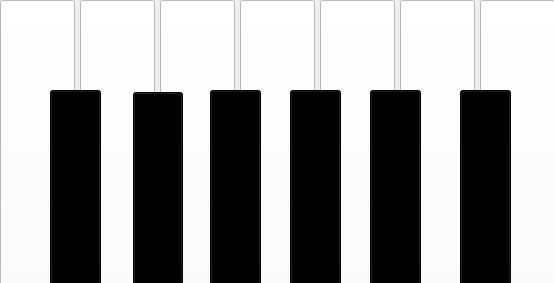
<?xml version="1.0" encoding="UTF-8"?>
<ui version="4.0">
 <class>MainWindow</class>
 <widget class="QMainWindow" name="MainWindow">
  <property name="geometry">
   <rect>
    <x>0</x>
    <y>0</y>
    <width>554</width>
    <height>283</height>
   </rect>
  </property>
  <property name="windowTitle">
   <string>MainWindow</string>
  </property>
  <widget class="QWidget" name="centralwidget">
   <widget class="QPushButton" name="w1">
    <property name="geometry">
     <rect>
      <x>0</x>
      <y>0</y>
      <width>75</width>
      <height>291</height>
     </rect>
    </property>
    <property name="styleSheet">
     <string notr="true">background: #fff</string>
    </property>
    <property name="text">
     <string/>
    </property>
   </widget>
   <widget class="QPushButton" name="w2">
    <property name="geometry">
     <rect>
      <x>400</x>
      <y>0</y>
      <width>75</width>
      <height>291</height>
     </rect>
    </property>
    <property name="styleSheet">
     <string notr="true">background: #fff</string>
    </property>
    <property name="text">
     <string/>
    </property>
   </widget>
   <widget class="QPushButton" name="w3">
    <property name="geometry">
     <rect>
      <x>480</x>
      <y>0</y>
      <width>75</width>
      <height>291</height>
     </rect>
    </property>
    <property name="styleSheet">
     <string notr="true">background: #fff</string>
    </property>
    <property name="text">
     <string/>
    </property>
   </widget>
   <widget class="QPushButton" name="w4">
    <property name="geometry">
     <rect>
      <x>240</x>
      <y>0</y>
      <width>75</width>
      <height>291</height>
     </rect>
    </property>
    <property name="styleSheet">
     <string notr="true">background: #fff</string>
    </property>
    <property name="text">
     <string/>
    </property>
   </widget>
   <widget class="QPushButton" name="w5">
    <property name="geometry">
     <rect>
      <x>320</x>
      <y>0</y>
      <width>75</width>
      <height>291</height>
     </rect>
    </property>
    <property name="styleSheet">
     <string notr="true">background: #fff</string>
    </property>
    <property name="text">
     <string/>
    </property>
   </widget>
   <widget class="QPushButton" name="w6">
    <property name="geometry">
     <rect>
      <x>160</x>
      <y>0</y>
      <width>75</width>
      <height>291</height>
     </rect>
    </property>
    <property name="styleSheet">
     <string notr="true">background: #fff</string>
    </property>
    <property name="text">
     <string/>
    </property>
   </widget>
   <widget class="QPushButton" name="w7">
    <property name="geometry">
     <rect>
      <x>80</x>
      <y>0</y>
      <width>75</width>
      <height>291</height>
     </rect>
    </property>
    <property name="styleSheet">
     <string notr="true">background: #fff</string>
    </property>
    <property name="text">
     <string/>
    </property>
   </widget>
   <widget class="QPushButton" name="b1">
    <property name="geometry">
     <rect>
      <x>50</x>
      <y>90</y>
      <width>51</width>
      <height>201</height>
     </rect>
    </property>
    <property name="styleSheet">
     <string notr="true">background: #000</string>
    </property>
    <property name="text">
     <string/>
    </property>
   </widget>
   <widget class="QPushButton" name="b2">
    <property name="geometry">
     <rect>
      <x>133</x>
      <y>92</y>
      <width>50</width>
      <height>206</height>
     </rect>
    </property>
    <property name="styleSheet">
     <string notr="true">background: #000</string>
    </property>
    <property name="text">
     <string/>
    </property>
   </widget>
   <widget class="QPushButton" name="b3">
    <property name="geometry">
     <rect>
      <x>210</x>
      <y>90</y>
      <width>51</width>
      <height>201</height>
     </rect>
    </property>
    <property name="styleSheet">
     <string notr="true">background: #000</string>
    </property>
    <property name="text">
     <string/>
    </property>
   </widget>
   <widget class="QPushButton" name="b4">
    <property name="geometry">
     <rect>
      <x>290</x>
      <y>90</y>
      <width>51</width>
      <height>201</height>
     </rect>
    </property>
    <property name="styleSheet">
     <string notr="true">background: #000</string>
    </property>
    <property name="text">
     <string/>
    </property>
   </widget>
   <widget class="QPushButton" name="b5">
    <property name="geometry">
     <rect>
      <x>370</x>
      <y>90</y>
      <width>51</width>
      <height>201</height>
     </rect>
    </property>
    <property name="styleSheet">
     <string notr="true">background: #000</string>
    </property>
    <property name="text">
     <string/>
    </property>
   </widget>
   <widget class="QPushButton" name="b6">
    <property name="geometry">
     <rect>
      <x>460</x>
      <y>90</y>
      <width>51</width>
      <height>201</height>
     </rect>
    </property>
    <property name="styleSheet">
     <string notr="true">background: #000</string>
    </property>
    <property name="text">
     <string/>
    </property>
   </widget>
  </widget>
 </widget>
 <resources/>
 <connections/>
</ui>
